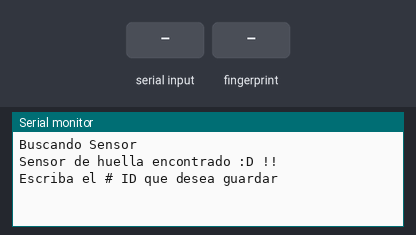
Bench run of a sketch on a simulated Arduino Uno, built with avr-gcc and run on an emulated ATmega328P. On the bench: the last lines printed to the serial monitor. Inputs (shaded band) come from the test bench.

Above: at 2.2 s.
2.3 s: "90,45\n" received over Serial
At 2.43 s:
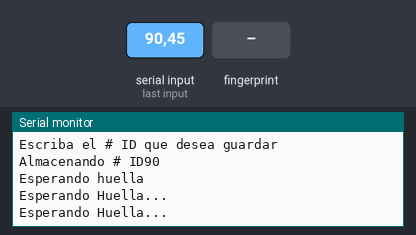
3.8 s: finger stored as number 1 placed on the sensor
At 5.5 s:
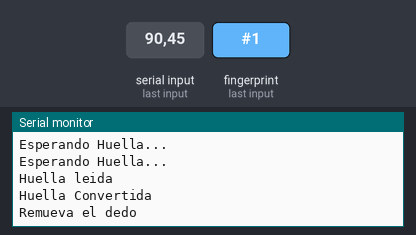
7.5 s: finger stored as number 1 placed on the sensor
At 7.67 s:
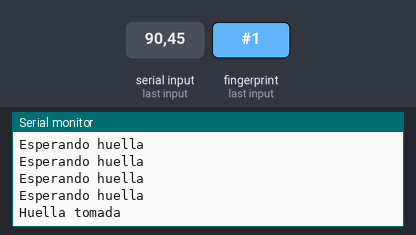

The sketch:

Enrollar_Huella.ino
```cpp
/******************Almacenar Huellas en el Sensor Dactilar*******************************************
 *                                                                                                  *
 *    Este sketch nos servira para poder almacenar nuestras huellas dactilares en nuestro Sensor    *
 *  tendremos espacio para 162 huellas diferentes que es lo que nos permite.                        *
 *                                                                                                  *
 *  Este codigo lo podemos encontrar como ejemplo de la libreria Adafruit_Fingerprint.h             *
 ****************************************************************************************************/

/***********LIBRERIAS************/
#include <SoftwareSerial.h>
#include <Adafruit_Fingerprint.h>

uint8_t huella(int num);
/************OBJETOS**************/
SoftwareSerial puerto(7,6);
Adafruit_Fingerprint lector = Adafruit_Fingerprint(&puerto);

void setup(){
  Serial.begin(9600);                 //Iniciamos la Comunicacion Serial
  Serial.println("Buscando Sensor");
  lector.begin(57600);                //Iniciamos la Comunicacion con el Sensor De Huellas

  //Verificamos si el sensor de huellas esta conectado
  if(lector.verifyPassword()){
  Serial.println("Sensor de huella encontrado :D !!");
  }
  else{
  Serial.println("Sensor de Huella no encontrado :c !!");
  while(1);
  }
}

void loop(){
  Serial.println("Escriba el # ID que desea guardar");
  int num = 0;
  while(true){
    while(! Serial.available());
    char c = Serial.read();   //cambiar a entero
    if(! isdigit(c)) break;
    num *= 10;
    num += c - '0';
  }
  Serial.print("Almacenando # ID");
  Serial.println(num);

  while(! huella(num));
  }

  uint8_t huella(int num){
    int i = -1;
    Serial.println("Esperando huella");

    while(i != FINGERPRINT_OK){
    i = lector.getImage();

    switch(i){

      case FINGERPRINT_OK:
      Serial.println("Huella leida");
      break;

      case FINGERPRINT_NOFINGER:
      Serial.println("Esperando Huella...");
      break;

      case FINGERPRINT_PACKETRECIEVEERR:
      Serial.println("Error de Comunicacion");
      break;

      case FINGERPRINT_IMAGEFAIL:
      Serial.println("Error de huella");
      break;

      default:
      Serial.println("Error desconocido");
      break;
    }
    }

    i = lector.image2Tz(1);

    switch(i){

      case FINGERPRINT_OK:
      Serial.println("Huella Convertida");
      break;

      case FINGERPRINT_IMAGEMESS:
      Serial.println("Imagen demasiado Sucia");
      return i;

      case FINGERPRINT_PACKETRECIEVEERR:
      Serial.println("Error de comunicacion");
      return i;

      case FINGERPRINT_FEATUREFAIL:
      Serial.println("Caracteristicas de huella no encontradas");
      return i;

      case FINGERPRINT_INVALIDIMAGE:
      Serial.println("Caracteristicas de huella no encontradas");
      return i;

      default:
      Serial.println("Error desconocido");
      return i;
    }

    Serial.println("Remueva el dedo");
    delay(2000);
    i = 0;

    while(i != FINGERPRINT_NOFINGER){
      i = lector.getImage();
    }

    i = -1;
    Serial.println("Coloque de nuevo el dedo ");

    while(i != FINGERPRINT_OK){
    i = lector.getImage();

    switch(i){

      case FINGERPRINT_OK:
      Serial.println("Huella tomada");
      break;

      case FINGERPRINT_NOFINGER:
      Serial.println("Esperando huella");
      break;

      case FINGERPRINT_PACKETRECIEVEERR:
      Serial.println("Error de comunicacion");
      break;

      case FINGERPRINT_IMAGEFAIL:
      Serial.println("Error de HUELLA");
      break;

      default:
      Serial.println("Error Desconocido");
      break;
    }
    }

    i = lector.image2Tz(2);

    switch(i) {

     case FINGERPRINT_OK:
     Serial.println("Huella tomada");
     break;

     case FINGERPRINT_IMAGEMESS:
     Serial.println("Imagen demasiado Sucia");
     return i;

     case FINGERPRINT_PACKETRECIEVEERR:
     Serial.println("Error de Comunicacion");
     return i;

     case FINGERPRINT_FEATUREFAIL:
     Serial.println("Caracteristicas de huella no encontradas");
     return i;

     case FINGERPRINT_INVALIDIMAGE:
     Serial.println("Caracteristicas de huella no encontradas");
     return i;

     default:
     Serial.println("Error desconocido");
     return i;
    }

     i = lector.createModel();

     if(i == FINGERPRINT_OK){
     Serial.println("Las huellas coinciden");
     }
     else if(i == FINGERPRINT_PACKETRECIEVEERR){
     Serial.println("Error de Comunicacion");
     return i;
     }
     else if(i == FINGERPRINT_ENROLLMISMATCH){
     Serial.println("Las huellas dactilares no coinciden");
      return i;
      }
      else{
      Serial.println("Error desconocido");
      return i;
      }

      Serial.print("ID "); Serial.println(num);
      i = lector.storeModel(num);

      if(i == FINGERPRINT_OK){
        Serial.println("Huella Almacenada");
      }
      else if(i == FINGERPRINT_PACKETRECIEVEERR){
      Serial.println("Error de Comunicacion");
      return i;
      }
      else if(i == FINGERPRINT_BADLOCATION){
      Serial.println("No se pudo almacenar en esa ubicacion");
      return i;
      }
      else if(i == FINGERPRINT_FLASHERR){
        Serial.println("Error al escribir para flashear");
        return i;
      }
      else{
      Serial.println("Error desconocido");
      return i;
      }
  }
```

Measured:
- after the input at 2.3 s, the serial monitor: prints a new line at once (image 1)
- after the input at 3.8 s, the serial monitor: prints a new line at once (image 2)
- after the input at 7.5 s, the serial monitor: prints a new line at once (image 3)
